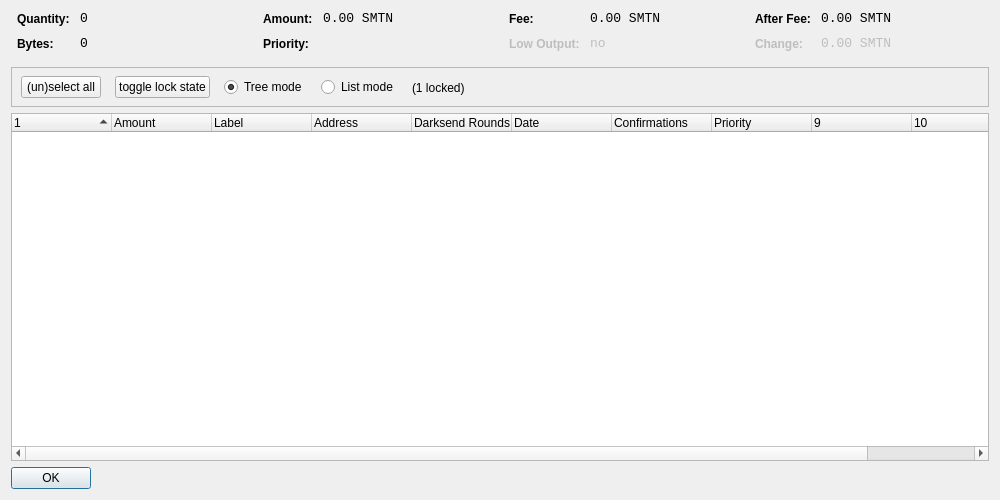
<?xml version="1.0" encoding="UTF-8"?>
<ui version="4.0">
 <class>CoinControlDialog</class>
 <widget class="QDialog" name="CoinControlDialog">
  <property name="geometry">
   <rect>
    <x>0</x>
    <y>0</y>
    <width>1000</width>
    <height>500</height>
   </rect>
  </property>
  <property name="windowTitle">
   <string>Coin Control</string>
  </property>
  <layout class="QVBoxLayout" name="verticalLayout">
   <item>
    <layout class="QHBoxLayout" name="horizontalLayoutTop" stretch="0,0,0,0">
     <property name="topMargin">
      <number>0</number>
     </property>
     <property name="bottomMargin">
      <number>10</number>
     </property>
     <item>
      <layout class="QFormLayout" name="formLayoutCoinControl1">
       <property name="horizontalSpacing">
        <number>10</number>
       </property>
       <property name="verticalSpacing">
        <number>10</number>
       </property>
       <property name="leftMargin">
        <number>6</number>
       </property>
       <property name="rightMargin">
        <number>6</number>
       </property>
       <item row="0" column="0">
        <widget class="QLabel" name="labelCoinControlQuantityText">
         <property name="styleSheet">
          <string notr="true">font-weight:bold;</string>
         </property>
         <property name="text">
          <string>Quantity:</string>
         </property>
        </widget>
       </item>
       <item row="0" column="1">
        <widget class="QLabel" name="labelCoinControlQuantity">
         <property name="font">
          <font>
           <family>Monospace</family>
           <pointsize>10</pointsize>
          </font>
         </property>
         <property name="cursor">
          <cursorShape>IBeamCursor</cursorShape>
         </property>
         <property name="contextMenuPolicy">
          <enum>Qt::ActionsContextMenu</enum>
         </property>
         <property name="text">
          <string notr="true">0</string>
         </property>
         <property name="textInteractionFlags">
          <set>Qt::LinksAccessibleByMouse|Qt::TextSelectableByKeyboard|Qt::TextSelectableByMouse</set>
         </property>
        </widget>
       </item>
       <item row="1" column="0">
        <widget class="QLabel" name="labelCoinControlBytesText">
         <property name="styleSheet">
          <string notr="true">font-weight:bold;</string>
         </property>
         <property name="text">
          <string>Bytes:</string>
         </property>
        </widget>
       </item>
       <item row="1" column="1">
        <widget class="QLabel" name="labelCoinControlBytes">
         <property name="font">
          <font>
           <family>Monospace</family>
           <pointsize>10</pointsize>
          </font>
         </property>
         <property name="cursor">
          <cursorShape>IBeamCursor</cursorShape>
         </property>
         <property name="contextMenuPolicy">
          <enum>Qt::ActionsContextMenu</enum>
         </property>
         <property name="text">
          <string notr="true">0</string>
         </property>
         <property name="textInteractionFlags">
          <set>Qt::LinksAccessibleByMouse|Qt::TextSelectableByKeyboard|Qt::TextSelectableByMouse</set>
         </property>
        </widget>
       </item>
      </layout>
     </item>
     <item>
      <layout class="QFormLayout" name="formLayoutCoinControl2">
       <property name="horizontalSpacing">
        <number>10</number>
       </property>
       <property name="verticalSpacing">
        <number>10</number>
       </property>
       <property name="leftMargin">
        <number>6</number>
       </property>
       <property name="rightMargin">
        <number>6</number>
       </property>
       <item row="0" column="0">
        <widget class="QLabel" name="labelCoinControlAmountText">
         <property name="styleSheet">
          <string notr="true">font-weight:bold;</string>
         </property>
         <property name="text">
          <string>Amount:</string>
         </property>
        </widget>
       </item>
       <item row="0" column="1">
        <widget class="QLabel" name="labelCoinControlAmount">
         <property name="font">
          <font>
           <family>Monospace</family>
           <pointsize>10</pointsize>
          </font>
         </property>
         <property name="cursor">
          <cursorShape>IBeamCursor</cursorShape>
         </property>
         <property name="contextMenuPolicy">
          <enum>Qt::ActionsContextMenu</enum>
         </property>
         <property name="text">
          <string notr="true">0.00 SMTN</string>
         </property>
         <property name="textInteractionFlags">
          <set>Qt::LinksAccessibleByMouse|Qt::TextSelectableByKeyboard|Qt::TextSelectableByMouse</set>
         </property>
        </widget>
       </item>
       <item row="1" column="0">
        <widget class="QLabel" name="labelCoinControlPriorityText">
         <property name="styleSheet">
          <string notr="true">font-weight:bold;</string>
         </property>
         <property name="text">
          <string>Priority:</string>
         </property>
        </widget>
       </item>
       <item row="1" column="1">
        <widget class="QLabel" name="labelCoinControlPriority">
         <property name="font">
          <font>
           <family>Monospace</family>
           <pointsize>10</pointsize>
          </font>
         </property>
         <property name="cursor">
          <cursorShape>IBeamCursor</cursorShape>
         </property>
         <property name="contextMenuPolicy">
          <enum>Qt::ActionsContextMenu</enum>
         </property>
         <property name="text">
          <string/>
         </property>
         <property name="textInteractionFlags">
          <set>Qt::LinksAccessibleByMouse|Qt::TextSelectableByKeyboard|Qt::TextSelectableByMouse</set>
         </property>
        </widget>
       </item>
      </layout>
     </item>
     <item>
      <layout class="QFormLayout" name="formLayoutCoinControl3">
       <property name="horizontalSpacing">
        <number>10</number>
       </property>
       <property name="verticalSpacing">
        <number>10</number>
       </property>
       <property name="leftMargin">
        <number>6</number>
       </property>
       <property name="rightMargin">
        <number>6</number>
       </property>
       <item row="0" column="0">
        <widget class="QLabel" name="labelCoinControlFeeText">
         <property name="styleSheet">
          <string notr="true">font-weight:bold;</string>
         </property>
         <property name="text">
          <string>Fee:</string>
         </property>
        </widget>
       </item>
       <item row="0" column="1">
        <widget class="QLabel" name="labelCoinControlFee">
         <property name="font">
          <font>
           <family>Monospace</family>
           <pointsize>10</pointsize>
          </font>
         </property>
         <property name="cursor">
          <cursorShape>IBeamCursor</cursorShape>
         </property>
         <property name="contextMenuPolicy">
          <enum>Qt::ActionsContextMenu</enum>
         </property>
         <property name="text">
          <string notr="true">0.00 SMTN</string>
         </property>
         <property name="textInteractionFlags">
          <set>Qt::LinksAccessibleByMouse|Qt::TextSelectableByKeyboard|Qt::TextSelectableByMouse</set>
         </property>
        </widget>
       </item>
       <item row="1" column="0">
        <widget class="QLabel" name="labelCoinControlLowOutputText">
         <property name="enabled">
          <bool>false</bool>
         </property>
         <property name="styleSheet">
          <string notr="true">font-weight:bold;</string>
         </property>
         <property name="text">
          <string>Low Output:</string>
         </property>
        </widget>
       </item>
       <item row="1" column="1">
        <widget class="QLabel" name="labelCoinControlLowOutput">
         <property name="enabled">
          <bool>false</bool>
         </property>
         <property name="font">
          <font>
           <family>Monospace</family>
           <pointsize>10</pointsize>
          </font>
         </property>
         <property name="cursor">
          <cursorShape>IBeamCursor</cursorShape>
         </property>
         <property name="contextMenuPolicy">
          <enum>Qt::ActionsContextMenu</enum>
         </property>
         <property name="text">
          <string notr="true">no</string>
         </property>
         <property name="textInteractionFlags">
          <set>Qt::LinksAccessibleByMouse|Qt::TextSelectableByKeyboard|Qt::TextSelectableByMouse</set>
         </property>
        </widget>
       </item>
      </layout>
     </item>
     <item>
      <layout class="QFormLayout" name="formLayoutCoinControl4">
       <property name="horizontalSpacing">
        <number>10</number>
       </property>
       <property name="verticalSpacing">
        <number>10</number>
       </property>
       <property name="leftMargin">
        <number>6</number>
       </property>
       <property name="rightMargin">
        <number>6</number>
       </property>
       <item row="0" column="0">
        <widget class="QLabel" name="labelCoinControlAfterFeeText">
         <property name="styleSheet">
          <string notr="true">font-weight:bold;</string>
         </property>
         <property name="text">
          <string>After Fee:</string>
         </property>
        </widget>
       </item>
       <item row="0" column="1">
        <widget class="QLabel" name="labelCoinControlAfterFee">
         <property name="font">
          <font>
           <family>Monospace</family>
           <pointsize>10</pointsize>
          </font>
         </property>
         <property name="cursor">
          <cursorShape>IBeamCursor</cursorShape>
         </property>
         <property name="contextMenuPolicy">
          <enum>Qt::ActionsContextMenu</enum>
         </property>
         <property name="text">
          <string notr="true">0.00 SMTN</string>
         </property>
         <property name="textInteractionFlags">
          <set>Qt::LinksAccessibleByMouse|Qt::TextSelectableByKeyboard|Qt::TextSelectableByMouse</set>
         </property>
        </widget>
       </item>
       <item row="1" column="0">
        <widget class="QLabel" name="labelCoinControlChangeText">
         <property name="enabled">
          <bool>false</bool>
         </property>
         <property name="styleSheet">
          <string notr="true">font-weight:bold;</string>
         </property>
         <property name="text">
          <string>Change:</string>
         </property>
        </widget>
       </item>
       <item row="1" column="1">
        <widget class="QLabel" name="labelCoinControlChange">
         <property name="enabled">
          <bool>false</bool>
         </property>
         <property name="font">
          <font>
           <family>Monospace</family>
           <pointsize>10</pointsize>
          </font>
         </property>
         <property name="cursor">
          <cursorShape>IBeamCursor</cursorShape>
         </property>
         <property name="contextMenuPolicy">
          <enum>Qt::ActionsContextMenu</enum>
         </property>
         <property name="text">
          <string notr="true">0.00 SMTN</string>
         </property>
         <property name="textInteractionFlags">
          <set>Qt::LinksAccessibleByMouse|Qt::TextSelectableByKeyboard|Qt::TextSelectableByMouse</set>
         </property>
        </widget>
       </item>
      </layout>
     </item>
    </layout>
   </item>
   <item>
    <widget class="QFrame" name="frame">
     <property name="minimumSize">
      <size>
       <width>0</width>
       <height>40</height>
      </size>
     </property>
     <property name="frameShape">
      <enum>QFrame::StyledPanel</enum>
     </property>
     <property name="frameShadow">
      <enum>QFrame::Sunken</enum>
     </property>
     <widget class="QWidget" name="horizontalLayoutWidget">
      <property name="geometry">
       <rect>
        <x>10</x>
        <y>0</y>
        <width>781</width>
        <height>41</height>
       </rect>
      </property>
      <layout class="QHBoxLayout" name="horizontalLayoutPanel" stretch="0,0,0,0,0">
       <property name="spacing">
        <number>14</number>
       </property>
       <item>
        <widget class="QPushButton" name="pushButtonSelectAll">
         <property name="sizePolicy">
          <sizepolicy hsizetype="Maximum" vsizetype="Fixed">
           <horstretch>0</horstretch>
           <verstretch>0</verstretch>
          </sizepolicy>
         </property>
         <property name="text">
          <string>(un)select all</string>
         </property>
        </widget>
       </item>
        <item>
         <widget class="QPushButton" name="pushButtonToggleLock">
          <property name="sizePolicy">
           <sizepolicy hsizetype="Maximum" vsizetype="Fixed">
            <horstretch>0</horstretch>
            <verstretch>0</verstretch>
           </sizepolicy>
          </property>
          <property name="text">
           <string>toggle lock state</string>
          </property>
          <property name="autoDefault">
           <bool>false</bool>
          </property>
         </widget>
        </item>
       <item>
        <widget class="QRadioButton" name="radioTreeMode">
         <property name="sizePolicy">
          <sizepolicy hsizetype="Maximum" vsizetype="Fixed">
           <horstretch>0</horstretch>
           <verstretch>0</verstretch>
          </sizepolicy>
         </property>
         <property name="text">
          <string>Tree mode</string>
         </property>
         <property name="checked">
          <bool>true</bool>
         </property>
        </widget>
       </item>
       <item>
        <widget class="QRadioButton" name="radioListMode">
         <property name="sizePolicy">
          <sizepolicy hsizetype="Maximum" vsizetype="Fixed">
           <horstretch>0</horstretch>
           <verstretch>0</verstretch>
          </sizepolicy>
         </property>
         <property name="text">
          <string>List mode</string>
         </property>
        </widget>
       </item>
        <item>
         <widget class="QLabel" name="labelLocked">
          <property name="text">
           <string>(1 locked)</string>
          </property>
         </widget>
        </item>
       <item>
        <spacer name="horizontalSpacer">
         <property name="orientation">
          <enum>Qt::Horizontal</enum>
         </property>
         <property name="sizeHint" stdset="0">
          <size>
           <width>40</width>
           <height>20</height>
          </size>
         </property>
        </spacer>
       </item>
      </layout>
     </widget>
    </widget>
   </item>
   <item>
    <widget class="CoinControlTreeWidget" name="treeWidget">
     <property name="contextMenuPolicy">
      <enum>Qt::CustomContextMenu</enum>
     </property>
     <property name="sortingEnabled">
      <bool>false</bool>
     </property>
     <property name="columnCount">
      <number>11</number>
     </property>
     <attribute name="headerShowSortIndicator" stdset="0">
      <bool>true</bool>
     </attribute>
     <attribute name="headerStretchLastSection">
      <bool>false</bool>
     </attribute>
     <column>
      <property name="text">
       <string/>
      </property>
     </column>
     <column>
      <property name="text">
       <string>Amount</string>
      </property>
     </column>
     <column>
      <property name="text">
       <string>Label</string>
      </property>
     </column>
     <column>
      <property name="text">
       <string>Address</string>
      </property>
     </column>
     <column>
      <property name="text">
       <string>Darksend Rounds</string>
      </property>
    </column>
     <column>
      <property name="text">
       <string>Date</string>
      </property>
     </column>
     <column>
      <property name="text">
       <string>Confirmations</string>
      </property>
      <property name="toolTip">
       <string>Confirmed</string>
      </property>
     </column>
     <column>
      <property name="text">
       <string>Priority</string>
      </property>
     </column>
     <column>
      <property name="text">
       <string/>
      </property>
     </column>
     <column>
      <property name="text">
       <string/>
      </property>
     </column>
     <column>
      <property name="text">
       <string/>
      </property>
     </column>
     <column>
      <property name="text">
       <string/>
      </property>
     </column>
    </widget>
   </item>
   <item>
    <widget class="QDialogButtonBox" name="buttonBox">
     <property name="sizePolicy">
      <sizepolicy hsizetype="Maximum" vsizetype="Fixed">
       <horstretch>0</horstretch>
       <verstretch>0</verstretch>
      </sizepolicy>
     </property>
     <property name="orientation">
      <enum>Qt::Horizontal</enum>
     </property>
     <property name="standardButtons">
      <set>QDialogButtonBox::Ok</set>
     </property>
    </widget>
   </item>
  </layout>
 </widget>
 <customwidgets>
  <customwidget>
   <class>CoinControlTreeWidget</class>
   <extends>QTreeWidget</extends>
   <header>coincontroltreewidget.h</header>
  </customwidget>
 </customwidgets>
 <resources/>
 <connections/>
</ui>
